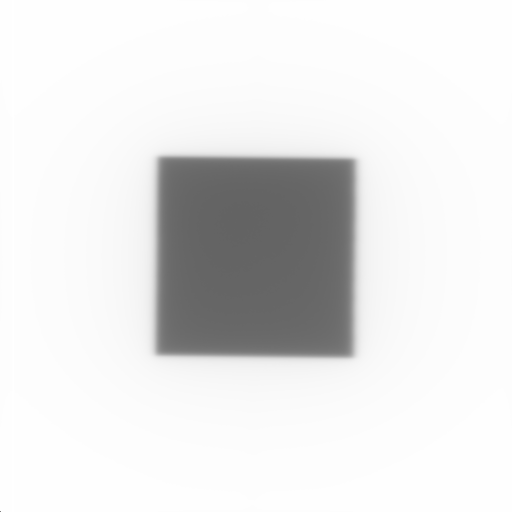
#> input picture compareimages/1mayo_10X10.tiff, 1024 x 1024 px (shown at 1/2 size)
$ python -i calibration.py   (imports and definitions only)
#> lines starting #> are read from the running program, lines starting #| are printed output that depends on the picture; after the words box and inside, x2 and y2 are one past the last pixel; in counts of white or black regions, pixels touching at a corner belong together
from cmath import sqrt
from itertools import count
import matplotlib.pyplot as plt
import cv2
import numpy as np

class Calibration():
    def __init__(self,path):
#> called with path = 'compareimages/1mayo_10X10.tiff'
        self.img_raw = cv2.imread(path)
#> self.img_raw is the input picture: shape (1024, 1024, 3); min 0, max 255, mean 229.5
        self.gray_img = cv2.cvtColor(self.img_raw, cv2.COLOR_BGR2GRAY)
        self.ROI_img = cv2.cvtColor(self.img_raw[150:950,150:950], cv2.COLOR_BGR2GRAY)
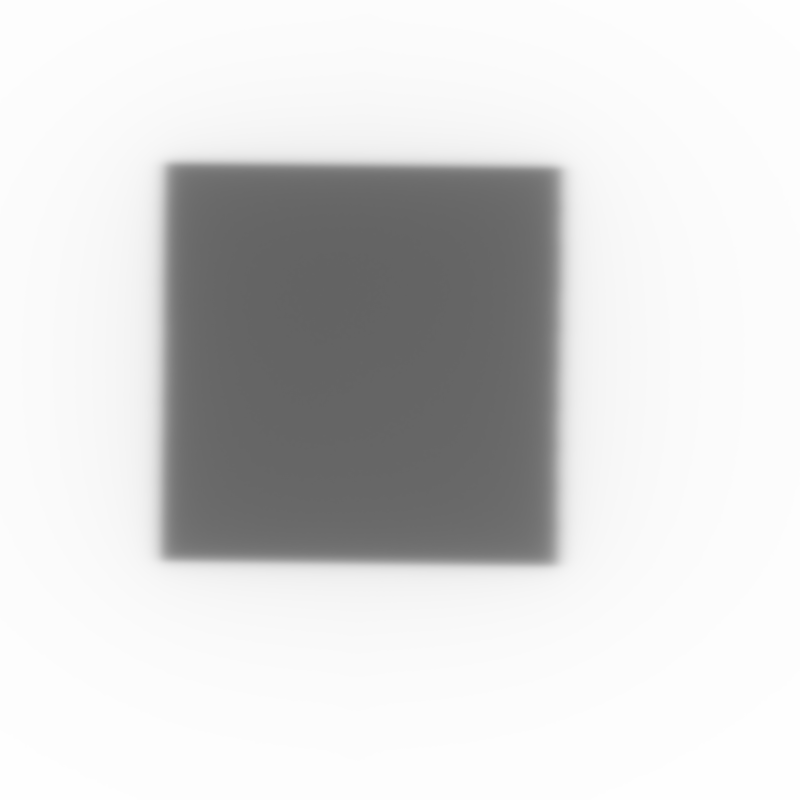
#> self.ROI_img: shape (800, 800); min 99, max 254, mean 214.3

    def find_gray_levels(self):
        min_value = np.amin(self.ROI_img)
#> min_value = 99
        max_value = np.amax(self.ROI_img)
#> max_value = 254
        prom_value = min_value + (max_value - min_value)/2
#> prom_value = 176.5
        return min_value, max_value, prom_value

    def find_contour(self):
        min_value, max_value, prom_value = self.find_gray_levels()
#> min_value = 99; max_value = 254; prom_value = 176.5
        # print(min_value, max_value, prom_value)
        mask = cv2.inRange(self.ROI_img, int((max_value+prom_value)/2), int(max_value))
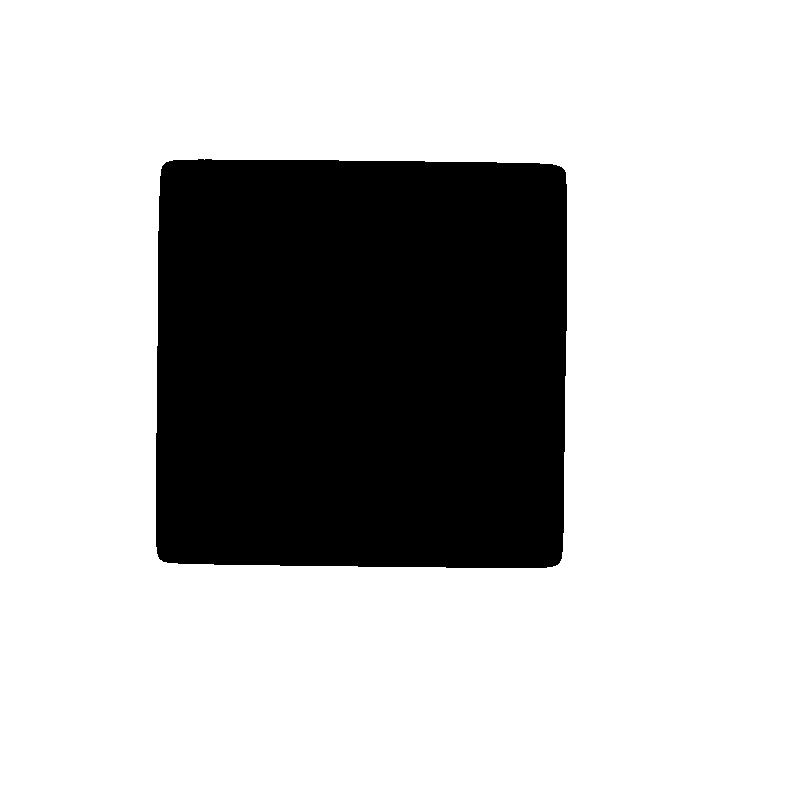
#> mask: shape (800, 800); 74.2% white; 1 black region
        contours, _ = cv2.findContours(image=mask, mode=cv2.RETR_TREE, method=cv2.CHAIN_APPROX_NONE)
#> contours = 2 contours; box (x1, y1, x2, y2) and area: (0, 0, 800, 800) 638401, (155, 158, 568, 569) 165968

        coordinate_list = [] # [cx, cy, w, h]
        for cnt in contours:
            M = cv2.moments(cnt)
            if M['m00'] != 0:
                cx = int(M['m10']/M['m00'])
                cy = int(M['m01']/M['m00'])
            _,_,w,h = cv2.boundingRect(cnt)

            try:
                coordinate_list.append([cx, cy, w, h])
            except NameError:
                print("No se encontraron regiones de interes")
#> this loop made 2 passes
#> (cx, cy, w, h) on passes 1 to 2: (399, 399, 800, 800), (361, 363, 413, 411)
#> after the loop, coordinate_list = [[399, 399, 800, 800], [361, 363, 413, 411]]

        return coordinate_list

    def cal_distances(self):
        coordinate_list = self.find_contour()

        h_list, w_list = [], []
        for coordinate_1 in coordinate_list:
            for coordinate_2 in coordinate_list:
                x_diff = abs(coordinate_1[0] - coordinate_2[0])
                y_diff = abs(coordinate_1[1] - coordinate_2[1])
                if (coordinate_1 != coordinate_2) and (x_diff<10):
                    h_list.append(y_diff)
                elif (coordinate_1 != coordinate_2) and (y_diff < 10):
                    w_list.append(x_diff)

        h_prom = 0
        for h in h_list:
            h_prom += h
        h_prom = h_prom/len(h_list)

        w_prom = 0
        for w in w_list:
            w_prom += w
        w_prom = w_prom/len(w_list)

        return h_prom, w_prom

    def relation_mmpx(self, width_mm, height_mm):
        h_px, w_px = self.cal_distances()
        relation_mmpx_h = height_mm / h_px
        relation_mmpx_w = width_mm / w_px

        mmpx = (relation_mmpx_h + relation_mmpx_w) / 2
        # print(f"Relation = h, w = {relation_mmpx_h, relation_mmpx_w} mm/px")
        # print(f"Relation = {mmpx} mm/px")

        return mmpx

'''
                        AYUDAS

cv2.circle(img, (px, py), thinkness, (255,255,255), -1)

cv2.imshow("name_window", img)
cv2.waitKey()

cv2.drawContours(img, contours, -1, (0,255,0), 3)

hist = cv2.calcHist([region], [0], None, [256], [0, 256])
plt.plot(hist, color='gray' )
plt.xlabel('Intensidad de pixel')
plt.ylabel('Cantidad de pixeles')
plt.show()

'''

>>> result = Calibration('compareimages/1mayo_10X10.tiff').find_contour()
#> result = [[399, 399, 800, 800], [361, 363, 413, 411]]

$ run again, on compareimages/PicketFenceY2.tiff
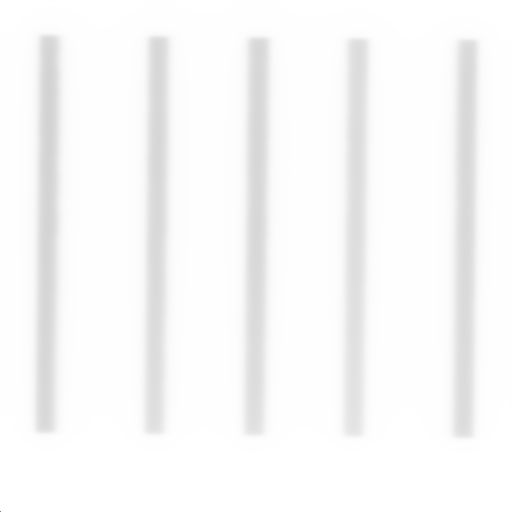
#> input picture compareimages/PicketFenceY2.tiff, 1024 x 1024 px (shown at 1/2 size)
#> in __init__, self.img_raw is the input picture: shape (1024, 1024, 3); min 0, max 255, mean 248.3
#> in __init__, `self.ROI_img = cv2.cvtColor(self.img_raw[150:950,150:950], cv2.COLOR_B..`:
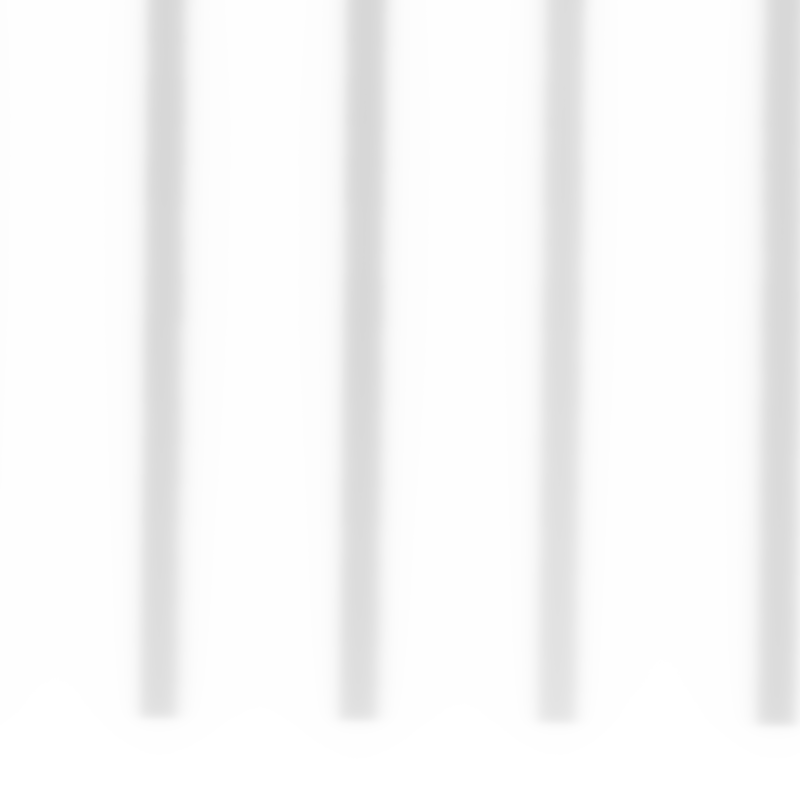
#> self.ROI_img: shape (800, 800); min 214, max 255, mean 247.6
#> in find_gray_levels, `min_value = np.amin(self.ROI_img)`: min_value = 214
#> in find_gray_levels, `max_value = np.amax(self.ROI_img)`: max_value = 255
#> in find_gray_levels, `prom_value = min_value + (max_value - min_value)/2`: prom_value = 234.5
#> in find_contour, `min_value, max_value, prom_value = self.find_gray_levels()`: min_value = 214; max_value = 255; prom_value = 234.5
#> in find_contour, `mask = cv2.inRange(self.ROI_img, int((max_value+prom_value)/2), int(ma..`:
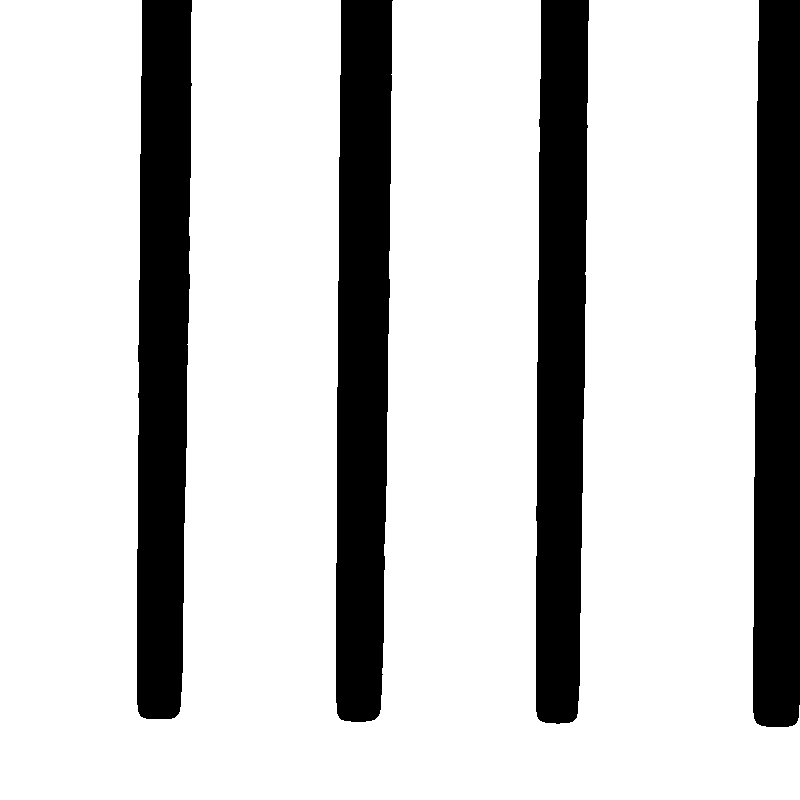
#> mask: shape (800, 800); 78.7% white; 4 black regions
#> contours = 1 contour; box (x1, y1, x2, y2) and area: (0, 0, 800, 800) 500244
#> the loop in find_contour, `for cnt in contours:` made 1 pass
#> (cx, cy, w, h) on pass 1: (383, 411, 800, 800)
#> after the loop in find_contour, `for cnt in contours:`: coordinate_list = [[383, 411, 800, 800]]
